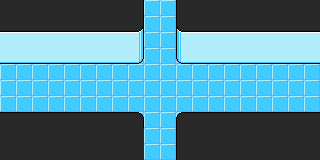

The image is a tile-based game level rendered from a .tmx file. Its description and complete source (layers, tilesets, objects, tile grids) follow:
An orthogonal 20x10 tile map with 16x16 px tiles, 4 tile layers (Tile Layer 1, Tile Layer 2, Tile Layer 3, Tile Layer 4).

<map version="1.4" tiledversion="1.4.2" orientation="orthogonal" renderorder="right-down" width="20" height="10" tilewidth="16" tileheight="16" infinite="0" nextlayerid="5" nextobjectid="1">
 <tileset firstgid="1" source="lab.tsx" />
 <layer id="1" name="Tile Layer 1" width="20" height="10">
  <data encoding="csv">
101,102,102,102,102,102,102,102,102,2,2,102,102,102,102,102,102,102,102,103,
111,112,112,112,112,112,112,2,2,2,2,2,2,112,112,112,112,112,112,113,
111,112,112,112,112,112,112,2,2,2,2,2,2,112,112,112,112,112,112,113,
111,112,2,2,112,112,2,2,2,2,2,2,112,112,112,112,112,112,112,113,
2,2,2,2,2,2,2,2,2,2,2,2,2,2,2,2,2,2,2,2,
2,2,2,2,2,2,2,2,2,2,2,2,2,2,2,2,2,2,2,2,
2,2,2,2,2,2,2,2,2,2,2,2,2,2,2,2,2,2,2,2,
111,112,112,112,112,112,112,2,2,2,2,2,112,112,112,112,112,112,2,113,
111,112,112,112,112,112,112,112,2,2,2,2,112,112,112,112,112,112,112,113,
121,122,122,122,122,122,122,122,2,2,2,2,122,122,122,122,122,122,122,123
</data>
 </layer>
 <layer id="2" name="Tile Layer 2" width="20" height="10">
  <data encoding="csv">
22,22,22,22,22,22,22,22,23,0,0,21,22,22,22,22,22,22,22,22,
32,32,32,32,32,32,32,32,33,0,0,31,32,32,32,32,32,32,32,32,
42,42,42,42,42,42,42,42,43,0,0,41,42,42,42,42,42,42,42,42,
52,52,52,52,52,52,52,52,53,0,0,51,52,52,52,52,52,52,52,52,
0,0,0,0,0,0,0,0,0,0,0,0,0,0,0,0,0,0,0,0,
0,0,0,0,0,0,0,0,0,0,0,0,0,0,0,0,0,0,0,0,
0,0,0,0,0,0,0,0,0,0,0,0,0,0,0,0,0,0,0,0,
12,12,12,12,12,12,12,12,13,0,0,11,12,12,12,12,12,12,12,12,
22,22,22,22,22,22,22,22,22,0,0,21,22,22,22,22,22,22,22,22,
22,22,22,22,22,22,22,22,22,0,0,21,22,22,22,22,22,22,22,22
</data>
 </layer>
 <layer id="3" name="Tile Layer 3" width="20" height="10">
  <data encoding="csv">
0,0,0,0,0,0,0,0,0,0,0,0,0,0,0,0,0,0,0,0,
0,0,0,0,0,0,0,0,0,0,0,0,0,0,0,0,0,0,0,0,
0,0,0,0,0,0,0,0,0,0,0,0,0,0,0,0,0,0,0,0,
0,0,0,0,0,0,0,0,0,0,0,0,0,0,0,0,0,0,0,0,
0,0,0,0,0,0,0,0,0,0,0,0,0,0,0,0,0,0,0,0,
0,0,0,0,0,0,0,0,0,0,0,0,0,0,0,0,0,0,0,0,
0,0,0,0,0,0,0,0,0,0,0,0,0,0,0,0,0,0,0,0,
0,0,0,0,0,0,0,0,0,0,0,0,0,0,0,0,0,0,0,0,
0,0,0,0,0,0,0,0,0,0,0,0,0,0,0,0,0,0,0,0,
0,0,0,0,0,0,0,0,0,0,0,0,0,0,0,0,0,0,0,0
</data>
 </layer>
 <layer id="4" name="Tile Layer 4" width="20" height="10">
  <data encoding="csv">
0,0,0,0,0,0,0,0,0,0,0,0,0,0,0,0,0,0,0,0,
0,0,0,0,0,0,0,0,0,0,0,0,0,0,0,0,0,0,0,0,
0,0,0,0,0,0,0,0,0,0,0,0,0,0,0,0,0,0,0,0,
0,0,0,0,0,0,0,0,0,0,0,0,0,0,0,0,0,0,0,0,
0,0,0,0,0,0,0,0,0,0,0,0,0,0,0,0,0,0,0,0,
0,0,0,0,0,0,0,0,0,0,0,0,0,0,0,0,0,0,0,0,
0,0,0,0,0,0,0,0,0,0,0,0,0,0,0,0,0,0,0,0,
0,0,0,0,0,0,0,0,0,0,0,0,0,0,0,0,0,0,0,0,
0,0,0,0,0,0,0,0,0,0,0,0,0,0,0,0,0,0,0,0,
0,0,0,0,0,0,0,0,0,0,0,0,0,0,0,0,0,0,0,0
</data>
 </layer>
</map>
